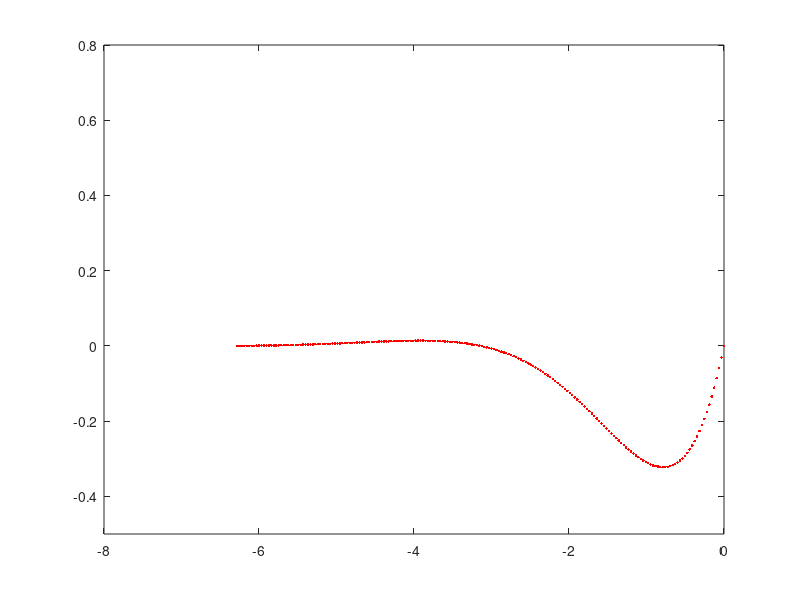

Write MATLAB code to recreate this figure.
x = linspace(-2*pi, 0, 200);
y = sin(x).*exp(x); 

plot(x,y,'.r') %ponteado vermelho
axis([-8 0 -0.5 0.8]) %janela de visualização xmin xmax ymin ymax